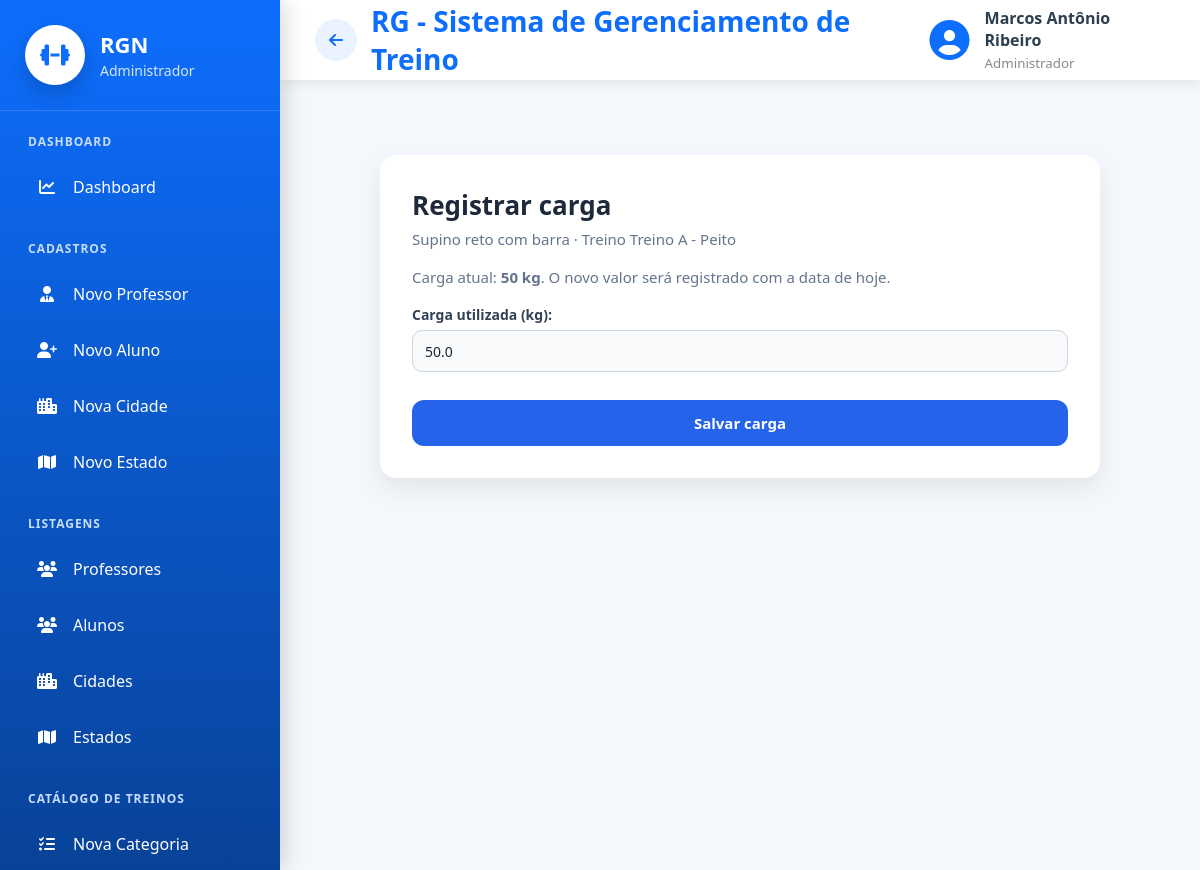
Screenshot of /exercicios/carga/registrar/1/ (signed in) with the database file from the repository.
### cadastros/models.py (models this page shows, shortened)
class Auditoria(models.Model):
    cadastrado_em = models.DateTimeField(auto_now_add=True, verbose_name="Cadastrado em")
    atualizado_em = models.DateTimeField(auto_now=True, verbose_name="Atualizado em")
    class Meta:
        abstract = True

class Pessoa(Auditoria):
    TIPO_CHOICES = [
        ('ALUNO', 'Aluno'),
        ('PROFESSOR', 'Professor'),
        ('ADMINISTRADOR', 'Administrador')
    ]
    SEXO_CHOICES = [
        ('M', 'Masculino'),
        ('F', 'Feminino'),
        ('O', 'Outro'),
    ]
    NIVEL_CHOICES = [
        (1, 'Iniciante'),
        (2, 'Intermediário'),
        (3, 'Avançado'),
    ]
    tipo = models.CharField(max_length=20, choices=TIPO_CHOICES, verbose_name="Tipo de Pessoa")
    nome = models.CharField(max_length=50, verbose_name="Nome")
    data_nascimento = models.DateField(verbose_name="Data de nascimento",null=True,blank=True,validators=[validar_data_nascimento],)
    cpf = models.CharField(max_length=11, unique=True, verbose_name="CPF")
    telefone = models.CharField(max_length=15, verbose_name="Telefone")
    objetivo = models.TextField(verbose_name="Objetivo", null=True, blank=True)
    sexo = models.CharField(max_length=20, choices=SEXO_CHOICES, verbose_name="Sexo", null=True, blank=True)
    nivel = models.IntegerField(choices=NIVEL_CHOICES, verbose_name="Nível", null=True, blank=True)
    cidade = models.ForeignKey(Cidade, on_delete=models.PROTECT)
    professor = models.ForeignKey("self", on_delete=models.PROTECT, related_name="alunos", limit_choices_to={"tipo": "PROFESSOR"}, null=True, blank=True)
    usuario = models.OneToOneField("auth.User", on_delete=models.CASCADE, related_name="pessoa_usuario")
    precisa_trocar_senha = models.BooleanField(default=False, verbose_name="Precisa trocar a senha")

### exercicio/models.py (models this page shows, shortened)
class ExercicioTreino(Auditoria):
    treino = models.ForeignKey(Treino, on_delete=models.PROTECT, related_name="exercicio_do_treino")
    exercicio = models.ForeignKey(Exercicio, on_delete=models.PROTECT)
    series = models.IntegerField(verbose_name="Séries")
    repeticoes = models.IntegerField(verbose_name="Repetições")
    descanso = models.IntegerField(verbose_name="Descanso")
    peso_atual = models.FloatField(verbose_name="Peso Atual")
    cadastrado_por = models.ForeignKey(Pessoa, on_delete=models.PROTECT)

class Exercicio(Auditoria):
    nome = models.CharField(max_length=100, verbose_name="Nome do Exercicio")
    categoria = models.ForeignKey(Categoria, on_delete=models.PROTECT)
    descricao = models.CharField(max_length=150, verbose_name="Descrição")
    cadastrado_por = models.ForeignKey(Pessoa, on_delete=models.PROTECT)

class Treino(Auditoria):
    aluno = models.ForeignKey(Pessoa, on_delete=models.PROTECT, related_name="Treinos")
    nome_treino = models.CharField(max_length=20, verbose_name="Nome do Treino")
    data_inicio = models.DateField(verbose_name="Data de Inicio")
    data_fim = models.DateField(verbose_name="Data de Encerramento")
    descricao = models.CharField(max_length=100, verbose_name="Descrição")
    cadastrado_por = models.ForeignKey(Pessoa, on_delete=models.PROTECT)

### exercicio/views.py (the view, shortened to what this page needs)
# urls.py: path('carga/registrar/<int:pk>/', RegistrarCarga.as_view(), name='registrar-carga'),
class RegistrarCarga(SomenteDoMeuAlunoMixin, LoginRequiredMixin, GroupRequiredMixin, UpdateView):
    campo_aluno = 'treino__aluno'
    model = ExercicioTreino
    fields = ['peso_atual']
    template_name = 'registrar_carga.html'
    group_required = ["Professor", "Administrador", "Aluno"]
    def get_form(self, form_class=None):
        form = super().get_form(form_class)
        form.fields['peso_atual'].label = 'Carga utilizada (kg)'
        return form

### cadastros/permissoes.py (called while the page is built, shortened)
def eh_admin(user):
    return user.is_superuser or user.groups.filter(name="Administrador").exists()

def alunos_do_usuario(user):
    if eh_admin(user):
        return Pessoa.objects.filter(tipo="ALUNO")

    def get_queryset(self):
        return super().get_queryset().filter(
            **{f"{self.campo_aluno}__in": alunos_do_usuario(self.request.user)}
        )

### exercicio/templates/registrar_carga.html (shortened to what this page needs)
{% extends 'modelo.html' %}
{% load static %}
{% block css %}
<link rel="stylesheet" href="{% static 'css/cadastros/form.css' %}">
<link rel="stylesheet" href="{% static 'css/paginas/modelo.css' %}">
{% endblock %}
{% block main %}
<div class="form-page">
    <div class="form-card">
        <h2>Registrar carga</h2>
        <p>{{ object.exercicio.nome }} · Treino {{ object.treino.nome_treino }}</p>
        <p>
            Carga atual: <strong>{{ object.peso_atual|floatformat:"-1" }} kg</strong>.
            O novo valor será registrado com a data de hoje.
        </p>
        <form method="POST">
            {{ form.as_p }}
            <button type="submit" class="btn-salvar">Salvar carga</button>
        </form>
    </div>
</div>
{% endblock %}

### paginas/templates/modelo.html (shortened to what this page needs)
{% load static %}
<!DOCTYPE html>
<html lang="pt-br">
<head>
    <link rel="stylesheet" href="{% static 'css/paginas/modelo.css' %}">
    <link rel="stylesheet" href="{% static 'css/paginas/menu.css' %}">
    <link rel="stylesheet" href="{% static 'css/paginas/dashboard/dashboard_admin.css' %}">
    <link rel="stylesheet" href="{% static 'css/paginas/dashboard/dashboard_aluno.css' %}">
    <link rel="stylesheet" href="{% static 'css/paginas/dashboard/dashboard_professor.css' %}">
    <link rel="stylesheet" href="https://cdnjs.cloudflare.com/ajax/libs/font-awesome/6.7.2/css/all.min.css">
    <link rel="stylesheet" href="{% static 'css/global/ordenar_tabela.css' %}">
    <link rel="stylesheet" href="{% static 'css/global/acoes_dropdown.css' %}">
    <link rel="stylesheet" href="{% static 'css/global/kpi_cards.css' %}">
    {% block css %}
    {% endblock %}
</head>
<body>
    <div class="layout">
        {% if request.user.is_authenticated %}
        {% if is_admin %}
        {% include 'menus/menu_admin.html' %}
        {% elif is_professor %}
        {% include 'menus/menu_professor.html' %}
        {% elif is_aluno %}
        {% include 'menus/menu_aluno.html' %}
        {% endif %}
        {% endif %}
        <div class="main-area">
            <header class="topbar">
                <div class="titulo">
                    {% if request.user.is_authenticated %}
                    {% if request.resolver_match.url_name != 'inicio' %}
                    <a href="{% url 'inicio' %}" id="btn-voltar" class="btn-voltar-topo" title="Voltar">
                        <i class="fas fa-arrow-left"></i>
                    </a>
                    {% endif %}
                    {% endif %}
                    <h2>
                        {% block titulo %}
                        RG - Sistema de Gerenciamento de Treino
                        {% endblock %}
                    </h2>
                </div>
                {% if request.user.is_authenticated %}
                <div class="usuario">
                    <i class="fas fa-circle-user"></i>
                    <div>
                        <strong>
                            {{ request.user.pessoa_usuario.nome }}
                        </strong>
                        <small>
                            {% if is_admin %}
                            Administrador
                            {% elif is_professor %}
                            Professor
                            {% elif is_aluno %}
                            Aluno
                            {% endif %}
                        </small>
                    </div>
                </div>
                {% endif %}
            </header>
            <main class="conteudo">
                {% block main %}
                {% endblock %}
            </main>
        </div>
    </div>
</body>
</html>

### static/css/paginas/modelo.css (style rules this page uses)
* { margin:0; padding:0; box-sizing:border-box; font-family:"Segoe UI",sans-serif; }
body { background:#f4f7fb; color:#2c3e50; }
.layout { display:flex; min-height:100vh; }
.main-area { margin-left:280px; width:calc(100% - 280px); display:flex; flex-direction:column; }
.topbar { height:80px; background:white; display:flex; justify-content:space-between; align-items:center; padding:0 35px; box-shadow:0 3px 12px rgba(0,0,0,.08); }
.titulo h2 { color:#0d6efd; font-size:28px; }
.usuario { display:flex; align-items:center; gap:15px; }
.usuario i { font-size:40px; color:#0d6efd; }
.usuario strong { display:block; font-size:16px; }
.usuario small { color:#888; }
.conteudo { flex:1; padding:35px; }
.titulo { display:flex; align-items:center; gap:14px; }
.btn-voltar-topo { width:42px; height:42px; display:flex; align-items:center; justify-content:center; flex-shrink:0; border-radius:50%; background:#eaf2ff; color:#0d6efd; text-decoration:none; font-size:16px; transition:.2s; }

### static/css/paginas/dashboard/dashboard_admin.css (style rules this page uses)
* { margin:0; padding:0; box-sizing:border-box; }

### static/css/cadastros/form.css (style rules this page uses)
.form-page { min-height: calc(100vh - 80px); padding: 40px; background: #f4f7fb; display: flex; justify-content: center; align-items: flex-start; }
.form-card { width: 100%; max-width: 720px; background: #fff; padding: 32px; border-radius: 16px; box-shadow: 0 10px 25px rgba(15, 23, 42, 0.08); }
.form-card h2 { font-size: 26px; color: #1e293b; margin-bottom: 6px; }
.form-card p { margin-bottom: 18px; }
.form-card > p { color: #64748b; font-size: 15px; }
.form-card form p { display: flex; flex-direction: column; margin-bottom: 18px; }
.form-card label { font-size: 14px; font-weight: 600; color: #334155; margin-bottom: 6px; }
.form-card input, .form-card select, .form-card textarea { width: 100%; height: 42px; padding: 10px 12px; border: 1px solid #cbd5e1; border-radius: 10px; background: #f8fafc; font-size: 14px; color: #1e293b; outline: none; }
.btn-salvar { width: 100%; height: 46px; margin-top: 10px; border: none; border-radius: 12px; background: #2563eb; color: #fff; font-size: 15px; font-weight: 700; cursor: pointer; transition: 0.2s; }

### rows the page displays
ExercicioTreino: exercicio.nome "Supino reto com barra", treino.nome_treino "Treino A - Peito", peso_atual "50", peso_atual "50.0"

### other values shown
{{ request.user.pessoa_usuario.nome }} "Marcos Antônio Ribeiro"
